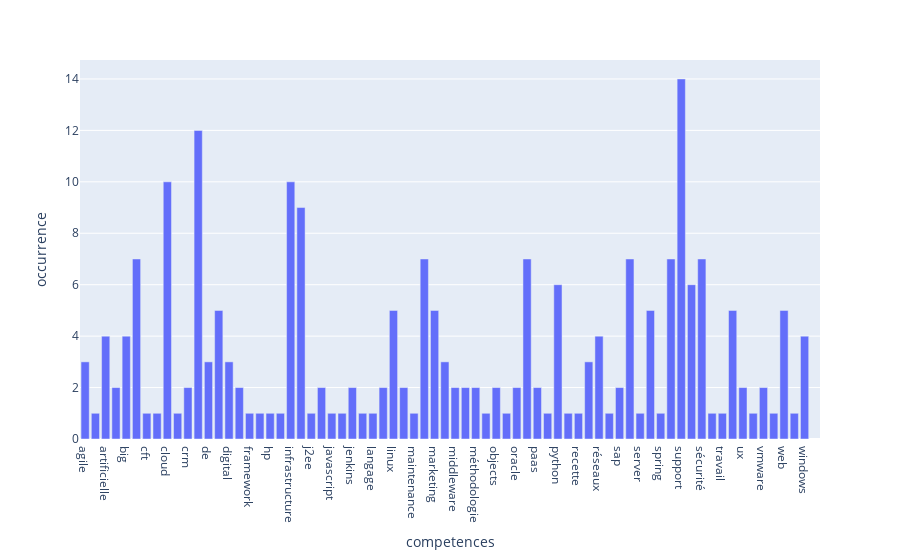

This figure's notebook cell:
### Code cell
# caculate the occurrence of competences
occurrence_comp = comp_tf.sum(axis=0)

df_occ_comp = pd.DataFrame(occurrence_comp)
df_occ_comp["competences"] = df_occ_comp.index
df_occ_comp.rename(columns={0 : "occurrence"}, inplace = True)

#df_occ_comp.drop(['Intitulé du poste'], axis=0, inplace=True)

fig = px.bar(df_occ_comp, x="competences", y='occurrence')
fig.show()

### Figure 1 — Plotly figure (JSON) as saved in the notebook; plotly's stock layout.template omitted (floating-point values rounded to 4 significant figures)
{"data": [{"alignmentgroup": "True", "hovertemplate": "competences=%{x}<br>occurrence=%{y}<extra></extra>", "legendgroup": "", "marker": {"color": "#636efa", "pattern": {"shape": ""}}, "name": "", "offsetgroup": "", "orientation": "v", "showlegend": false, "textposition": "auto", "type": "bar", "x": ["agile", "angularjs", "artificielle", "bases", "big", "business", "cft", "cisco", "cloud", "communication", "crm", "data", "de", "devops", "digital", "données", "framework", "hadoop", "hp", "iaas", "infrastructure", "intelligence", "j2ee", "java", "javascript", "jboss", "jenkins", "lan", "langage", "learning", "linux", "machine", "maintenance", "management", "marketing", "microsoft", "middleware", "mobile", "méthodologie", "nosql", "objects", "optimisation", "oracle", "outils", "paas", "poste", "python", "quality", "recette", "réseau", "réseaux", "saas", "sap", "securité", "server", "si", "spring", "sql", "support", "système", "sécurité", "tomcat", "travail", "unix", "ux", "vba", "vmware", "wan", "web", "weblogic", "windows", "Intitulé du poste"], "xaxis": "x", "y": [3, 1, 4, 2, 4, 7, 1, 1, 10, 1, 2, 12, 3, 5, 3, 2, 1, 1, 1, 1, 10, 9, 1, 2, 1, 1, 2, 1, 1, 2, 5, 2, 1, 7, 5, 3, 2, 2, 2, 1, 2, 1, 2, 7, 2, 1, 6, 1, 1, 3, 4, 1, 2, 7, 1, 5, 1, 7, 14, 6, 7, 1, 1, 5, 2, 1, 2, 1, 5, 1, 4, "data analystdata analystdata scientistconsultantchef de projetautresbusiness analystbusiness analystbusiness analystdata scientistbusiness analystchef de projetdata analystdata analystdata scientistconsultantchef de projetengineerengineerengineerautresengineerengineerengineerengineerdeveloperengineerarchitectengineerarchitectengineerengineerengineerengineerengineerdeveloperengineerdeveloperexpertengineerautresengineerdata scientist"], "yaxis": "y"}], "layout": {"barmode": "relative", "legend": {"tracegroupgap": 0}, "margin": {"t": 60}, "xaxis": {"anchor": "y", "domain": [0, 1], "title": {"text": "competences"}}, "yaxis": {"anchor": "x", "domain": [0, 1], "title": {"text": "occurrence"}}}}
